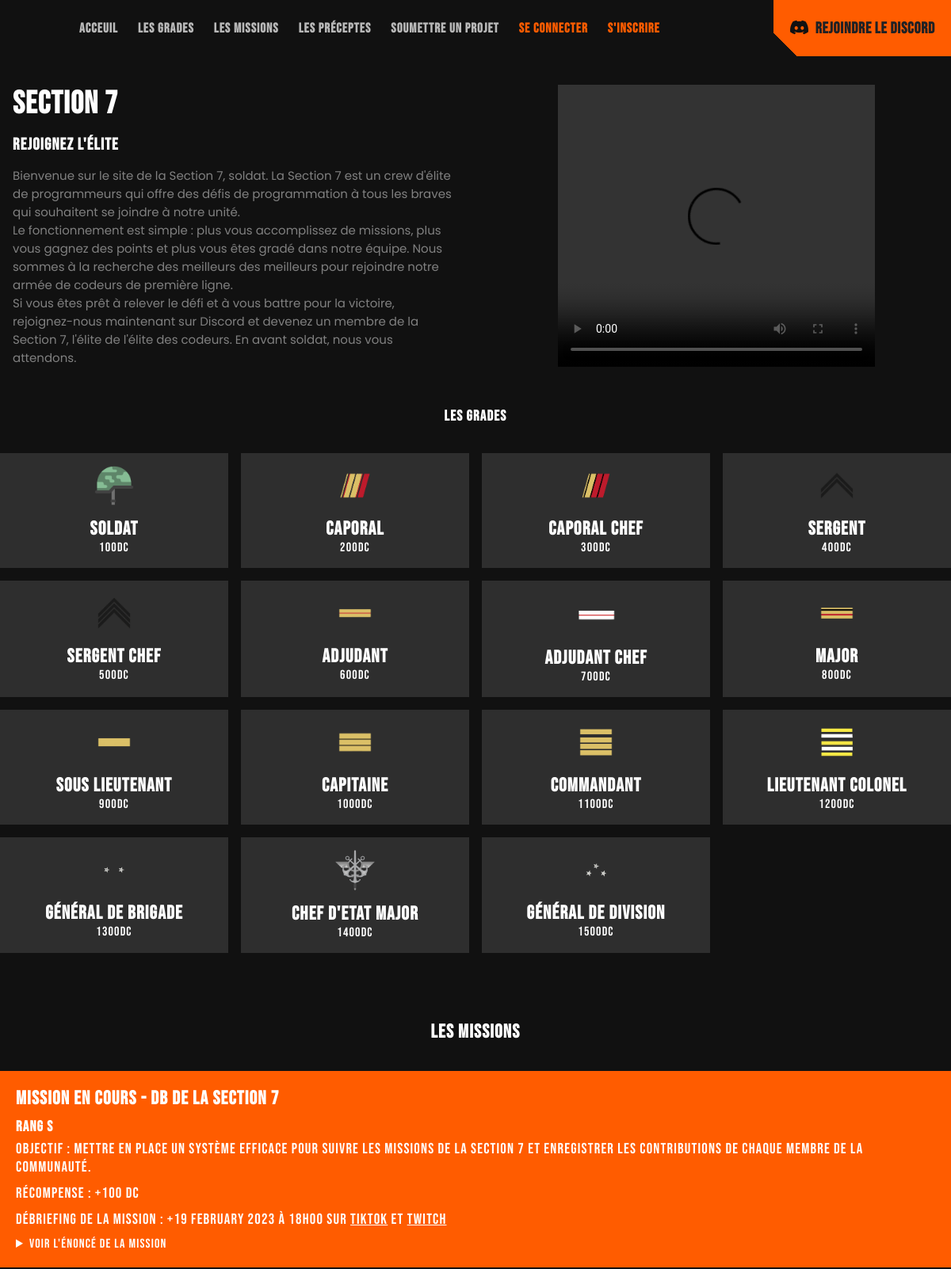
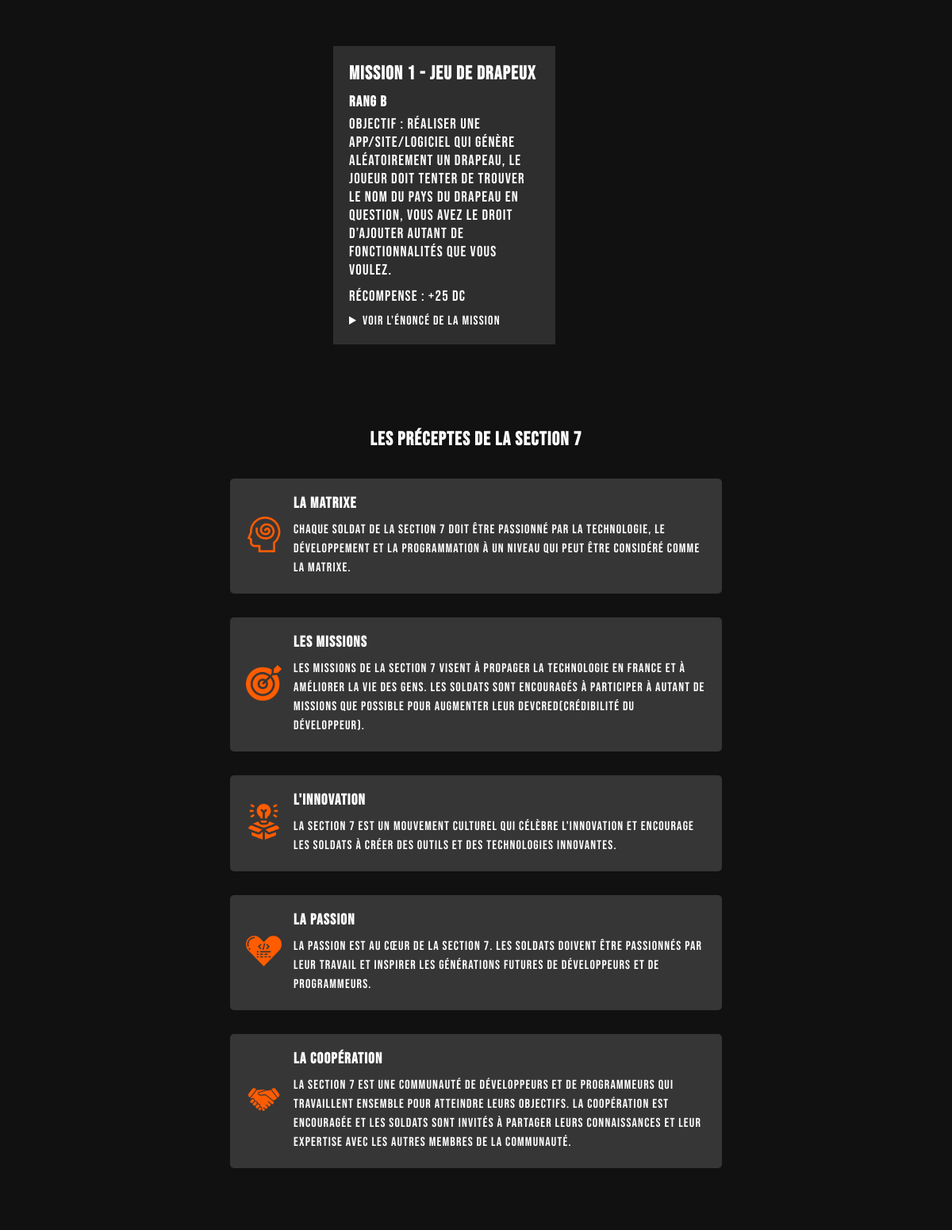
The page / (upper part) on the database its author committed (2 pictures, top to bottom).
### tables this page shows
CREATE TABLE `grades` (
  `image` varchar(55) NOT NULL DEFAULT 'helmet',
  `nom` varchar(55) NOT NULL,
  `dc` int(11) NOT NULL
);

CREATE TABLE `missions_desc` (
  `idMission` int(11) NOT NULL,
  `nomMission` varchar(300) NOT NULL,
  `rangMission` varchar(1) NOT NULL,
  `objectifMission` mediumtext NOT NULL,
  `recompense` int(11) NOT NULL,
  `enonce` text NOT NULL DEFAULT '  ',
  `statut` varchar(10000) NOT NULL,
  `deadline` datetime NOT NULL
);

CREATE TABLE `preceptes` (
  `precepte` text NOT NULL,
  `description` text NOT NULL,
  `image` varchar(255) NOT NULL
);

### inc/grades.php (the view)
<?php
require('lib/db.php');
$stmt = $db->prepare('SELECT * FROM grades');
$stmt->execute();
$grades = $stmt->fetchAll();
?>
<section id="grades">
    <div class="gradesDesc">
        <h1 class="newSectionH1">Les Grades</h1>
    <div class="grades">
    <?php
            foreach ($grades as $grade) {
                echo '<div class="grade"><img src="src/media/'. $grade['image'] .'.png"><h2>'. $grade['nom'] .'</h2><p>'. $grade['dc'] .'DC</p></div>';
            }
        ?>
    </div>
</section>

### inc/missions.php (shortened to what this page needs)
<?php
require_once('lib/db.php');
$stmt = $db->prepare('SELECT * FROM missions_desc WHERE statut="A"');
$stmt->execute();
$row = $stmt->fetch();
$date_str = $row['deadline'];
$date = new DateTime($date_str);
$date_format = strftime('%e %B %Y à %Hh%M', $date->getTimestamp());
?>
<section class="missions" id="missions">
    <div class="container">
      <h2 class="newSectionH1">Les Missions</h2>
      <div class="mission-wrapper">
        <div class="mission urgent">
          <h3 class="mission-title">Mission en cours - <?php echo($row['nomMission']);?></h3>
          <h3>Rang <?php echo($row['rangMission']);?></h3>
          <h3 class="recomp">Objectif : <?php echo($row['objectifMission']); ?></h3>
          <h3 class="recomp">Récompense : <span>+<?php echo($row['recompense']);?> DC</span></h3>
          <h3 class="recomp">Débriefing de la mission : <span>+<?php echo $date_format;?></span> sur <a href="https://www.tiktok.com/@mauvetech"><u>TikTok</u> et <a href="https://www.twitch.tv/mauvetech"><u>Twitch</u ></a></h3>
          <details>
            <summary>Voir l'énoncé de la mission</summary>
        </details>
        </div>
        <?php
        $stmt = $db->prepare('SELECT * FROM missions_desc WHERE statut="F" LIMIT 6');
        $stmt->execute();
        $nbLignes = $stmt->rowCount();
        $oldMissions = $stmt->fetchAll();
        ?>
        <div class="missions-grid" style="display: grid; grid-template-columns: <?php
                switch ($nbLignes) {
                    case 1:
                        echo '1fr';
                        break;
                }
            ?>; justify-items: center; gap: 20px;">
            <?php
                foreach($oldMissions as $oldMission) {
                    echo('<div class="mission" style="width: 100%; max-width: 400px; margin-left: calc((100% - ' . $nbLignes . ' * 400px) / ' . $nbLignes * 2 . ');">
                        <h3 class="mission-title">Mission '. $oldMission['idMission'] .' - '. $oldMission['nomMission'] .'</h3>
                        <h3>Rang '. $oldMission["rangMission"] .'</h3>
                        <h3 class="recomp">Objectif : '.$oldMission["objectifMission"].'</h3>
                        <h3 class="recomp">Récompense : <span>+'.$oldMission["recompense"].' DC</span></h3>
                        <details>
                            <summary>Voir l\'énoncé de la mission</summary>
                            <p>'.$oldMission["enonce"].'</p>
                        </details>
                    </div>');
                }
            ?>
          </div>
      </div>
    </div>
</section>

### inc/preceptes.php
<section class="precepts-section" id="preceptes">
  <h2 class="newSectionH1">Les préceptes de la Section 7</h2>
  <?php
  $stmt = $db->prepare('SELECT * FROM preceptes');
  $stmt->execute();
  $preceptes = $stmt->fetchAll();
  ?>
  <div class="precepts-container">
    <?php
    foreach($preceptes as $precepte) {
      echo '
      <div class="precept" style="display: flex;align-items: center;">
        <div class="preceptLeft">
          <img class="precept-img" style="width: 45px;margin-right: 15px;" src="src/media/'.$precepte['image'].'.png">
        </div>
        <div class="preceptRight">
          <h3 class="precept-title">'.$precepte['precepte'].'</h3>
          <p class="precept-text">'.$precepte['description'].'</p>
        </div>
      </div>
      ';
    }
    ?>
  </div>
</section>

### style.css (style rules this page uses)
* { margin: 0; padding: 0; border: none; }
body { font-family: 'Bebas Neue'; letter-spacing: 1.19px; }
body { background-color: #111; }
a { all: unset; }
.newSectionH1 { margin-top: 35px; margin-bottom: 35px; text-align: center; color: #fff; }
.grade { background-color: #2e2e2e; color: white; padding: 1rem; text-align: center; }
.grades { max-width: 1395px; margin: 0 auto; display: grid; gap: 1rem; }
.grade img { width: 50px; margin-bottom: 10px; }
@media (min-width: 600px) { .grades { grid-template-columns: repeat(4, 1fr); } }
.missions { color: #fff; padding: 50px 0; }
.recomp { font-weight: normal; margin: 5px 0 10px 0; }
.mission-wrapper { display: flex; flex-direction: column; align-items: center; }
.mission { background-color: #2e2e2e; padding: 20px; margin-bottom: 20px; }
.urgent { background-color: #ff5c00; }
.mission-title { font-size: 24px; font-weight: bold; margin-bottom: 10px; }
.missions-grid { display: grid; grid-template-columns: repeat(3, 1fr); grid-gap: 20px; margin-top: 40px; }
.precepts-section { color: #fff; }
.precepts-container { display: flex; flex-wrap: wrap; justify-content: center; }
.precept { width: calc(50% - 20px); margin-bottom: 30px; background-color: #363636; border-radius: 5px; padding: 20px; }
.precept-title { font-size: 1.2rem; font-weight: bold; margin-bottom: 10px; }
.precept-text { font-size: 1rem; line-height: 1.5; }

### rows shown on the page
grades: image (picture), nom "Soldat", dc "100"
grades: image (picture), nom "Caporal", dc "200"
grades: image (picture), nom "Caporal Chef", dc "300"
grades: image (picture), nom "Sergent", dc "400"
grades: image (picture), nom "Sergent Chef", dc "500"
grades: image (picture), nom "Adjudant", dc "600"
grades: image (picture), nom "Adjudant Chef", dc "700"
grades: image (picture), nom "Major", dc "800"
grades: image (picture), nom "Sous Lieutenant", dc "900"
grades: image (picture), nom "Capitaine", dc "1000"
grades: image (picture), nom "Commandant", dc "1100"
grades: image (picture), nom "Lieutenant Colonel", dc "1200"
grades: image (picture), nom "Général de Brigade", dc "1300"
grades: image (picture), nom "Chef d'Etat Major", dc "1400"
grades: image (picture), nom "Général de Division", dc "1500"
missions_desc: nomMission "DB de la Section 7", rangMission "S", objectifMission "Mettre en place un système efficace pour suivre les missions de la Section 7 et enregistrer les contributions de chaque membre de la communauté.", recompense "100", deadline "19 February 2023 à 18h00"
missions_desc: idMission "1", nomMission "Jeu de Drapeux", rangMission "B", objectifMission "Réaliser une app/site/logiciel qui génère aléatoirement un drapeau, le joueur doit tenter de trouver le nom du pays du drapeau en question, vous avez le droit d’ajouter autant de fonctionnalités que vous voulez.", recompense "25"
preceptes: image (picture), precepte "La Matrixe", description "Chaque soldat de la Section 7 doit être passionné par la technologie, le développement et la programmation à un niveau qui peut être considéré comme la matrixe."
preceptes: image (picture), precepte "Les missions", description "Les missions de la Section 7 visent à propager la technologie en France et à améliorer la vie des gens. Les soldats sont encouragés à participer à autant de missions que possible pour augmenter leur DevCred(Crédibilité du développeur)."
preceptes: image (picture), precepte "L'innovation", description "La Section 7 est un mouvement culturel qui célèbre l'innovation et encourage les soldats à créer des outils et des technologies innovantes."
preceptes: image (picture), precepte "La Passion", description "La passion est au cœur de la Section 7. Les soldats doivent être passionnés par leur travail et inspirer les générations futures de développeurs et de programmeurs."
preceptes: image (picture), precepte "La coopération", description "La Section 7 est une communauté de développeurs et de programmeurs qui travaillent ensemble pour atteindre leurs objectifs. La coopération est encouragée et les soldats sont invités à partager leurs connaissances et leur expertise avec les autres membres de la communauté."
